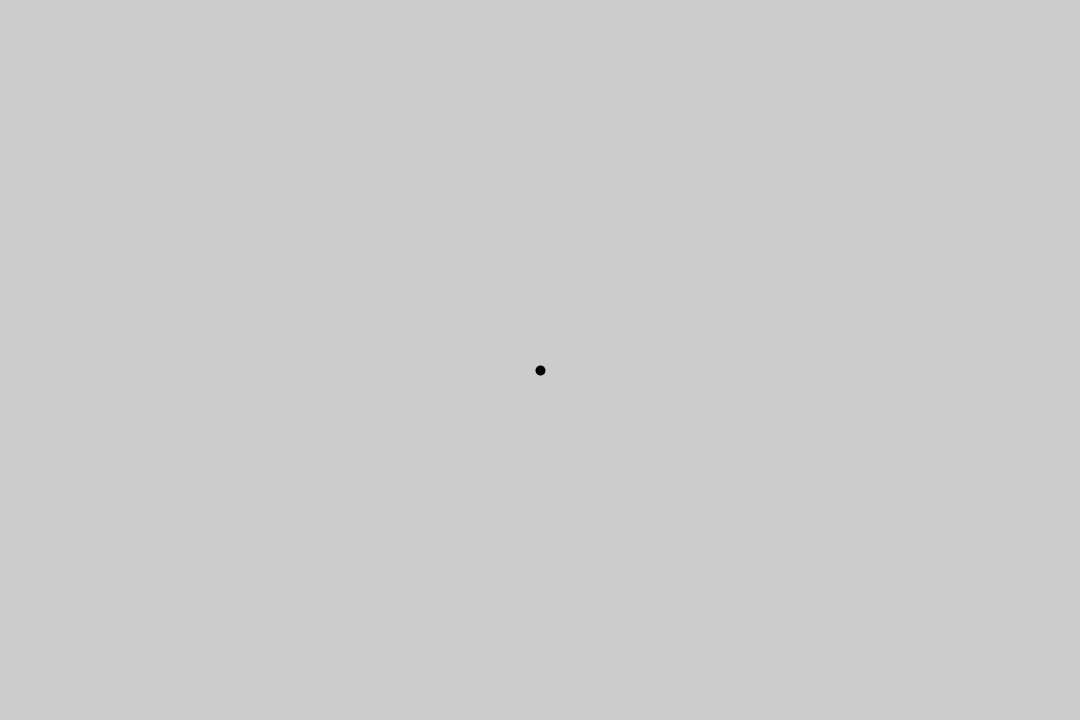
Frame 1 (no input)
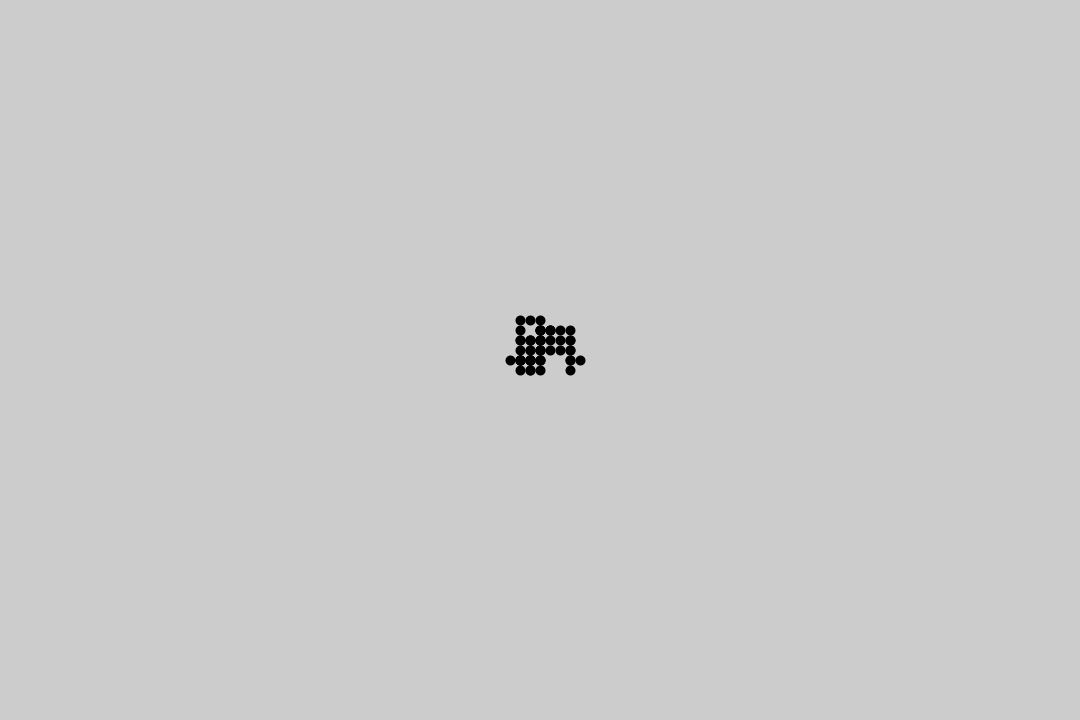
Frame 60 (the mouse pressed at the canvas centre just before this capture)
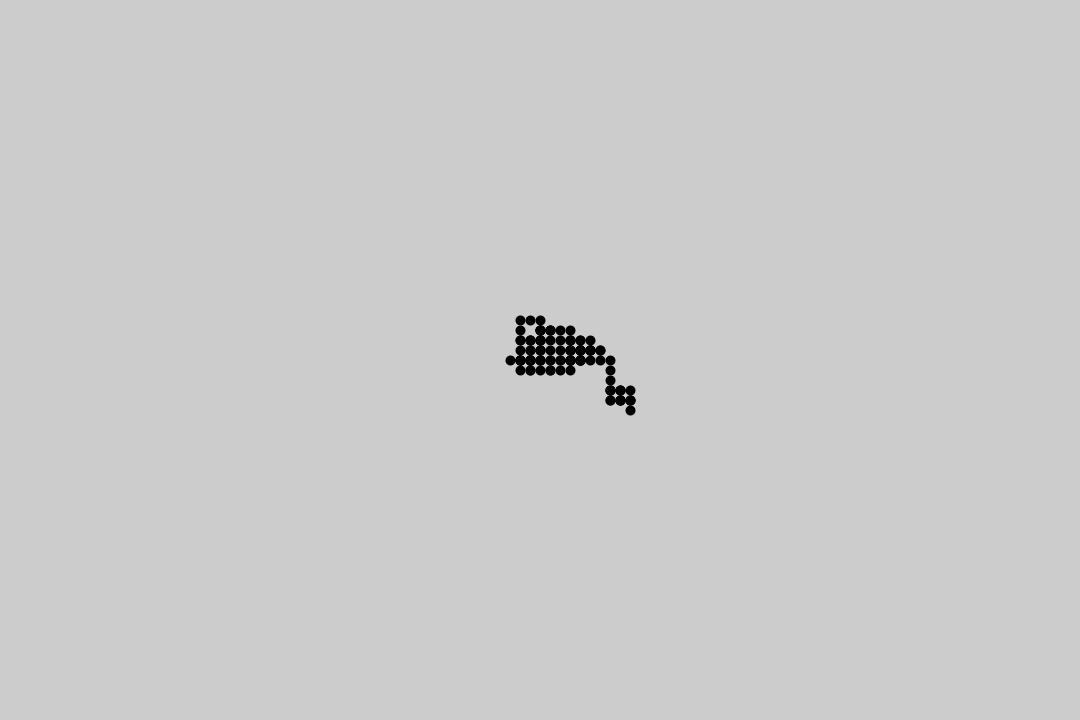
Frame 120 (the mouse held since frame 60 and released just before this capture)

The Processing sketch that drew these frames (run headless with seeded random() and noise(); from frame 60 on, the mouse is pressed at the canvas centre):

// Processing sketch: random_walk
// ── random_walk.pde

class Walker {
  int x;
  int y;
  int step_size = 1;
 
  Walker() {
    x = width/2;
    y = height/2;
  }
  
  Walker(int _step_size) {
    x = width/2;
    y = height/2;
    step_size = _step_size;
    strokeWeight(step_size);
  }
  
  void display() {
    stroke(0);
    point(x,y);
  }
  
  void step() {
    int choice = int(random(4));
    if (choice == 0) {
      x += step_size;
    } else if (choice == 1) {
      x -= step_size;
    } else if (choice == 2) {
      y += step_size;
    } else {
      y -= step_size;
    } 
  }
}

Walker w;

void setup() {
   size(1080, 720);
   w = new Walker(10);
}

void draw() {
  w.step();
  w.display();
}
